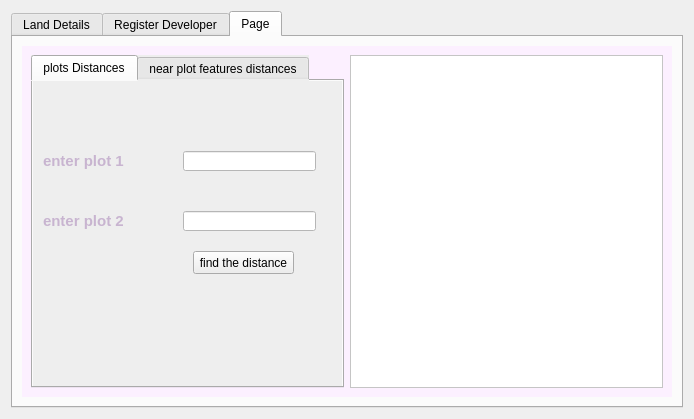
<?xml version="1.0" encoding="UTF-8"?>
<ui version="4.0">
 <class>Form</class>
 <widget class="QWidget" name="Form">
  <property name="geometry">
   <rect>
    <x>0</x>
    <y>0</y>
    <width>679</width>
    <height>416</height>
   </rect>
  </property>
  <property name="windowTitle">
   <string>Form</string>
  </property>
  <layout class="QGridLayout" name="gridLayout_3">
   <item row="0" column="0">
    <widget class="QTabWidget" name="tabWidget">
     <property name="styleSheet">
      <string notr="true">QWidget#tabWidgetPage1{
		background: #333333;
		color: #ffffff;
}
QWidget#tab{
		background: #333333;
		color: #ffffff;
}</string>
     </property>
     <property name="currentIndex">
      <number>2</number>
     </property>
     <widget class="QWidget" name="tabWidgetPage1">
      <attribute name="title">
       <string>Land Details</string>
      </attribute>
      <layout class="QHBoxLayout" name="horizontalLayout">
       <item>
        <widget class="QWidget" name="widget_3" native="true">
         <property name="maximumSize">
          <size>
           <width>250</width>
           <height>16777215</height>
          </size>
         </property>
         <property name="styleSheet">
          <string notr="true">QWidget#widget_3{
		background: #333333;
		color: #ffffff;
}</string>
         </property>
         <layout class="QVBoxLayout" name="verticalLayout_2">
          <item>
           <widget class="QWidget" name="widget_4" native="true">
            <property name="maximumSize">
             <size>
              <width>16777215</width>
              <height>70</height>
             </size>
            </property>
            <layout class="QHBoxLayout" name="horizontalLayout_2">
             <item>
              <widget class="QLineEdit" name="filterList">
               <property name="font">
                <font>
                 <pointsize>12</pointsize>
                </font>
               </property>
              </widget>
             </item>
             <item>
              <widget class="QLabel" name="label">
               <property name="font">
                <font>
                 <pointsize>12</pointsize>
                </font>
               </property>
               <property name="styleSheet">
                <string notr="true">QLabel#label{
		background: transparent;
		color: #ffffff;
}</string>
               </property>
               <property name="text">
                <string>Search</string>
               </property>
              </widget>
             </item>
            </layout>
           </widget>
          </item>
          <item>
           <widget class="QLabel" name="label_3">
            <property name="font">
             <font>
              <pointsize>14</pointsize>
             </font>
            </property>
            <property name="styleSheet">
             <string notr="true">QLabel#label_3{
		background: transparent;
		color: #ffffff;
}</string>
            </property>
            <property name="text">
             <string>Available Plots</string>
            </property>
            <property name="alignment">
             <set>Qt::AlignCenter</set>
            </property>
           </widget>
          </item>
          <item>
           <widget class="QListWidget" name="mainLeftList">
            <property name="minimumSize">
             <size>
              <width>200</width>
              <height>0</height>
             </size>
            </property>
            <property name="font">
             <font>
              <pointsize>12</pointsize>
             </font>
            </property>
            <property name="styleSheet">
             <string notr="true">QListWidget#mainLeftList{
		background: transparent;
		color: #ffffff;
		border:none;
}</string>
            </property>
           </widget>
          </item>
          <item>
           <widget class="QPushButton" name="viewDetailsBtn">
            <property name="text">
             <string>View Details</string>
            </property>
           </widget>
          </item>
         </layout>
        </widget>
       </item>
       <item>
        <widget class="QWidget" name="featureLabels" native="true">
         <property name="styleSheet">
          <string notr="true">QWidget#featureLabels{
		background: #ffffff;
		color: #000000;
}</string>
         </property>
         <layout class="QVBoxLayout" name="verticalLayout_3">
          <item>
           <widget class="QLabel" name="selectedFeature">
            <property name="maximumSize">
             <size>
              <width>16777215</width>
              <height>40</height>
             </size>
            </property>
            <property name="font">
             <font>
              <pointsize>15</pointsize>
             </font>
            </property>
            <property name="text">
             <string>Selected Airport</string>
            </property>
            <property name="alignment">
             <set>Qt::AlignCenter</set>
            </property>
           </widget>
          </item>
          <item>
           <widget class="QWidget" name="widget_5" native="true">
            <layout class="QVBoxLayout" name="verticalLayout_4">
             <item>
              <widget class="QLabel" name="label_4">
               <property name="font">
                <font>
                 <pointsize>11</pointsize>
                </font>
               </property>
               <property name="text">
                <string>See more about this airpot on Wikipedia by visiting this link</string>
               </property>
              </widget>
             </item>
             <item>
              <widget class="QLabel" name="wikipedia">
               <property name="font">
                <font>
                 <pointsize>11</pointsize>
                </font>
               </property>
               <property name="styleSheet">
                <string notr="true">text-align:right;</string>
               </property>
               <property name="text">
                <string/>
               </property>
               <property name="alignment">
                <set>Qt::AlignRight|Qt::AlignTrailing|Qt::AlignVCenter</set>
               </property>
              </widget>
             </item>
             <item>
              <widget class="QLabel" name="label_2">
               <property name="font">
                <font>
                 <pointsize>11</pointsize>
                </font>
               </property>
               <property name="text">
                <string>GPS Code</string>
               </property>
              </widget>
             </item>
             <item>
              <widget class="QLabel" name="gps_code">
               <property name="font">
                <font>
                 <pointsize>11</pointsize>
                </font>
               </property>
               <property name="text">
                <string/>
               </property>
               <property name="alignment">
                <set>Qt::AlignRight|Qt::AlignTrailing|Qt::AlignVCenter</set>
               </property>
              </widget>
             </item>
             <item>
              <widget class="QLabel" name="label_5">
               <property name="font">
                <font>
                 <pointsize>11</pointsize>
                </font>
               </property>
               <property name="text">
                <string>English name</string>
               </property>
              </widget>
             </item>
             <item>
              <widget class="QLabel" name="name_en">
               <property name="font">
                <font>
                 <pointsize>11</pointsize>
                </font>
               </property>
               <property name="text">
                <string/>
               </property>
               <property name="alignment">
                <set>Qt::AlignRight|Qt::AlignTrailing|Qt::AlignVCenter</set>
               </property>
              </widget>
             </item>
             <item>
              <widget class="QLabel" name="label_7">
               <property name="font">
                <font>
                 <pointsize>11</pointsize>
                </font>
               </property>
               <property name="text">
                <string>Spanish name</string>
               </property>
              </widget>
             </item>
             <item>
              <widget class="QLabel" name="name_es">
               <property name="font">
                <font>
                 <pointsize>11</pointsize>
                </font>
               </property>
               <property name="text">
                <string/>
               </property>
               <property name="alignment">
                <set>Qt::AlignRight|Qt::AlignTrailing|Qt::AlignVCenter</set>
               </property>
              </widget>
             </item>
             <item>
              <widget class="QLabel" name="label_9">
               <property name="font">
                <font>
                 <pointsize>11</pointsize>
                </font>
               </property>
               <property name="text">
                <string>Port Geometry</string>
               </property>
              </widget>
             </item>
             <item>
              <widget class="QTextEdit" name="geom">
               <property name="maximumSize">
                <size>
                 <width>16777215</width>
                 <height>80</height>
                </size>
               </property>
               <property name="font">
                <font>
                 <pointsize>11</pointsize>
                </font>
               </property>
               <property name="styleSheet">
                <string notr="true">QTextEdit#geom{
	background:transparent
}</string>
               </property>
              </widget>
             </item>
            </layout>
           </widget>
          </item>
         </layout>
        </widget>
       </item>
      </layout>
     </widget>
     <widget class="QWidget" name="tab">
      <attribute name="title">
       <string>Register Developer</string>
      </attribute>
      <layout class="QGridLayout" name="gridLayout">
       <item row="0" column="0">
        <widget class="QWidget" name="widget" native="true">
         <layout class="QVBoxLayout" name="verticalLayout_5">
          <item>
           <widget class="QWidget" name="chart" native="true">
            <property name="font">
             <font>
              <pointsize>14</pointsize>
             </font>
            </property>
            <layout class="QHBoxLayout" name="horizontalLayout_3">
             <item>
              <spacer name="horizontalSpacer">
               <property name="orientation">
                <enum>Qt::Horizontal</enum>
               </property>
               <property name="sizeHint" stdset="0">
                <size>
                 <width>40</width>
                 <height>20</height>
                </size>
               </property>
              </spacer>
             </item>
             <item>
              <widget class="QWidget" name="widget_2" native="true">
               <property name="minimumSize">
                <size>
                 <width>500</width>
                 <height>0</height>
                </size>
               </property>
               <property name="styleSheet">
                <string notr="true">QWidget#widget_2{
		background: #ffffff;
		color: #333333;
		border: none;
		padding:120px
}</string>
               </property>
               <layout class="QVBoxLayout" name="verticalLayout_6">
                <item>
                 <widget class="QLabel" name="label_10">
                  <property name="font">
                   <font>
                    <pointsize>14</pointsize>
                   </font>
                  </property>
                  <property name="styleSheet">
                   <string notr="true"/>
                  </property>
                  <property name="text">
                   <string>Plot Number</string>
                  </property>
                 </widget>
                </item>
                <item>
                 <widget class="QComboBox" name="plot_combo">
                  <property name="font">
                   <font>
                    <pointsize>14</pointsize>
                   </font>
                  </property>
                 </widget>
                </item>
                <item>
                 <widget class="QLabel" name="label_8">
                  <property name="font">
                   <font>
                    <pointsize>14</pointsize>
                   </font>
                  </property>
                  <property name="text">
                   <string>Developer First Name</string>
                  </property>
                 </widget>
                </item>
                <item>
                 <widget class="QLineEdit" name="fname">
                  <property name="font">
                   <font>
                    <pointsize>14</pointsize>
                   </font>
                  </property>
                 </widget>
                </item>
                <item>
                 <widget class="QLabel" name="label_6">
                  <property name="font">
                   <font>
                    <pointsize>14</pointsize>
                   </font>
                  </property>
                  <property name="text">
                   <string>Developer Last Name</string>
                  </property>
                 </widget>
                </item>
                <item>
                 <widget class="QLineEdit" name="lname">
                  <property name="font">
                   <font>
                    <pointsize>14</pointsize>
                   </font>
                  </property>
                 </widget>
                </item>
                <item>
                 <widget class="QLabel" name="label_11">
                  <property name="font">
                   <font>
                    <pointsize>14</pointsize>
                   </font>
                  </property>
                  <property name="text">
                   <string>Charged Amount</string>
                  </property>
                 </widget>
                </item>
                <item>
                 <widget class="QLineEdit" name="amount">
                  <property name="font">
                   <font>
                    <pointsize>14</pointsize>
                   </font>
                  </property>
                 </widget>
                </item>
               </layout>
              </widget>
             </item>
             <item>
              <spacer name="horizontalSpacer_2">
               <property name="orientation">
                <enum>Qt::Horizontal</enum>
               </property>
               <property name="sizeHint" stdset="0">
                <size>
                 <width>40</width>
                 <height>20</height>
                </size>
               </property>
              </spacer>
             </item>
            </layout>
           </widget>
          </item>
          <item>
           <widget class="QPushButton" name="add_btn">
            <property name="font">
             <font>
              <pointsize>14</pointsize>
             </font>
            </property>
            <property name="text">
             <string>Add</string>
            </property>
           </widget>
          </item>
         </layout>
        </widget>
       </item>
      </layout>
     </widget>
     <widget class="QWidget" name="tab_2">
      <attribute name="title">
       <string>Page</string>
      </attribute>
      <layout class="QGridLayout" name="gridLayout_2">
       <item row="0" column="0">
        <widget class="QWidget" name="widget_6" native="true">
         <property name="styleSheet">
          <string notr="true">background-color: rgb(252, 240, 255);</string>
         </property>
         <layout class="QHBoxLayout" name="horizontalLayout_4">
          <item>
           <widget class="QTabWidget" name="tabWidget_2">
            <property name="styleSheet">
             <string notr="true">background-color: rgb(238, 238, 238);</string>
            </property>
            <property name="currentIndex">
             <number>0</number>
            </property>
            <widget class="QWidget" name="tab_4">
             <attribute name="title">
              <string>plots Distances</string>
             </attribute>
             <widget class="QLineEdit" name="enterDistance2">
              <property name="geometry">
               <rect>
                <x>150</x>
                <y>130</y>
                <width>133</width>
                <height>20</height>
               </rect>
              </property>
              <property name="styleSheet">
               <string notr="true">background-color: rgb(255, 255, 255);</string>
              </property>
             </widget>
             <widget class="QLineEdit" name="enterDistance1">
              <property name="geometry">
               <rect>
                <x>150</x>
                <y>70</y>
                <width>133</width>
                <height>20</height>
               </rect>
              </property>
              <property name="styleSheet">
               <string notr="true">background-color: rgb(255, 255, 255);</string>
              </property>
             </widget>
             <widget class="QTextEdit" name="distanceView">
              <property name="geometry">
               <rect>
                <x>320</x>
                <y>60</y>
                <width>271</width>
                <height>241</height>
               </rect>
              </property>
              <property name="styleSheet">
               <string notr="true">background-color: rgb(255, 255, 255);</string>
              </property>
             </widget>
             <widget class="QPushButton" name="pushDistance">
              <property name="geometry">
               <rect>
                <x>160</x>
                <y>170</y>
                <width>101</width>
                <height>23</height>
               </rect>
              </property>
              <property name="text">
               <string>find the distance</string>
              </property>
             </widget>
             <widget class="QLabel" name="plotd1">
              <property name="geometry">
               <rect>
                <x>10</x>
                <y>70</y>
                <width>131</width>
                <height>20</height>
               </rect>
              </property>
              <property name="text">
               <string>&lt;html&gt;&lt;head/&gt;&lt;body&gt;&lt;p&gt;&lt;span style=&quot; font-size:11pt; font-weight:600; color:#c8b4d0;&quot;&gt;enter plot 1&lt;/span&gt;&lt;/p&gt;&lt;/body&gt;&lt;/html&gt;</string>
              </property>
             </widget>
             <widget class="QLabel" name="plotd2">
              <property name="geometry">
               <rect>
                <x>10</x>
                <y>130</y>
                <width>101</width>
                <height>20</height>
               </rect>
              </property>
              <property name="text">
               <string>&lt;html&gt;&lt;head/&gt;&lt;body&gt;&lt;p&gt;&lt;span style=&quot; font-size:11pt; font-weight:600; color:#c8b4d0;&quot;&gt;enter plot 2&lt;/span&gt;&lt;/p&gt;&lt;/body&gt;&lt;/html&gt;</string>
              </property>
             </widget>
            </widget>
            <widget class="QWidget" name="tab_5">
             <attribute name="title">
              <string>near plot features distances</string>
             </attribute>
            </widget>
           </widget>
          </item>
          <item>
           <widget class="QListWidget" name="viewd">
            <property name="styleSheet">
             <string notr="true">background-color: rgb(255, 255, 255);</string>
            </property>
           </widget>
          </item>
         </layout>
        </widget>
       </item>
      </layout>
     </widget>
    </widget>
   </item>
  </layout>
 </widget>
 <resources/>
 <connections/>
</ui>
